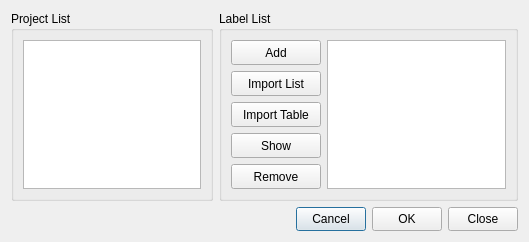
<?xml version="1.0" encoding="UTF-8"?>
<ui version="4.0">
 <class>LabelDialog</class>
 <widget class="QDialog" name="LabelDialog">
  <property name="geometry">
   <rect>
    <x>0</x>
    <y>0</y>
    <width>529</width>
    <height>237</height>
   </rect>
  </property>
  <property name="windowTitle">
   <string>Dialog</string>
  </property>
  <layout class="QGridLayout" name="gridLayout_7">
   <item row="0" column="0">
    <widget class="QGroupBox" name="projectgroupBox">
     <property name="title">
      <string>Project List</string>
     </property>
     <layout class="QGridLayout" name="gridLayout_4">
      <item row="0" column="0">
       <widget class="QListView" name="projectView">
        <property name="editTriggers">
         <set>QAbstractItemView::NoEditTriggers</set>
        </property>
        <property name="alternatingRowColors">
         <bool>true</bool>
        </property>
       </widget>
      </item>
     </layout>
    </widget>
   </item>
   <item row="1" column="0" colspan="2">
    <layout class="QGridLayout" name="gridLayout_2">
     <item row="0" column="2">
      <widget class="QPushButton" name="cancelButton">
       <property name="minimumSize">
        <size>
         <width>60</width>
         <height>24</height>
        </size>
       </property>
       <property name="maximumSize">
        <size>
         <width>70</width>
         <height>24</height>
        </size>
       </property>
       <property name="text">
        <string>Cancel</string>
       </property>
      </widget>
     </item>
     <item row="0" column="4">
      <widget class="QPushButton" name="closeButton">
       <property name="minimumSize">
        <size>
         <width>70</width>
         <height>24</height>
        </size>
       </property>
       <property name="maximumSize">
        <size>
         <width>70</width>
         <height>24</height>
        </size>
       </property>
       <property name="text">
        <string>Close</string>
       </property>
      </widget>
     </item>
     <item row="0" column="0">
      <spacer name="horizontalSpacer">
       <property name="orientation">
        <enum>Qt::Horizontal</enum>
       </property>
       <property name="sizeHint" stdset="0">
        <size>
         <width>47</width>
         <height>20</height>
        </size>
       </property>
      </spacer>
     </item>
     <item row="0" column="3">
      <widget class="QPushButton" name="okButton">
       <property name="minimumSize">
        <size>
         <width>70</width>
         <height>24</height>
        </size>
       </property>
       <property name="maximumSize">
        <size>
         <width>70</width>
         <height>24</height>
        </size>
       </property>
       <property name="text">
        <string>OK</string>
       </property>
      </widget>
     </item>
    </layout>
   </item>
   <item row="0" column="1">
    <widget class="QGroupBox" name="labelgroupBox">
     <property name="title">
      <string>Label List</string>
     </property>
     <layout class="QGridLayout" name="gridLayout">
      <item row="0" column="0">
       <widget class="QPushButton" name="addButton">
        <property name="minimumSize">
         <size>
          <width>90</width>
          <height>25</height>
         </size>
        </property>
        <property name="maximumSize">
         <size>
          <width>90</width>
          <height>24</height>
         </size>
        </property>
        <property name="text">
         <string>Add</string>
        </property>
       </widget>
      </item>
      <item row="0" column="1" rowspan="5">
       <widget class="QListView" name="labelView">
        <property name="editTriggers">
         <set>QAbstractItemView::NoEditTriggers</set>
        </property>
        <property name="alternatingRowColors">
         <bool>true</bool>
        </property>
       </widget>
      </item>
      <item row="1" column="0">
       <widget class="QPushButton" name="importlistButton">
        <property name="sizePolicy">
         <sizepolicy hsizetype="Minimum" vsizetype="Fixed">
          <horstretch>85</horstretch>
          <verstretch>24</verstretch>
         </sizepolicy>
        </property>
        <property name="minimumSize">
         <size>
          <width>90</width>
          <height>25</height>
         </size>
        </property>
        <property name="maximumSize">
         <size>
          <width>90</width>
          <height>24</height>
         </size>
        </property>
        <property name="text">
         <string>Import List</string>
        </property>
       </widget>
      </item>
      <item row="2" column="0">
       <widget class="QPushButton" name="importtabButton">
        <property name="minimumSize">
         <size>
          <width>90</width>
          <height>25</height>
         </size>
        </property>
        <property name="maximumSize">
         <size>
          <width>90</width>
          <height>24</height>
         </size>
        </property>
        <property name="text">
         <string>Import Table</string>
        </property>
       </widget>
      </item>
      <item row="3" column="0">
       <widget class="QPushButton" name="showButton">
        <property name="minimumSize">
         <size>
          <width>90</width>
          <height>25</height>
         </size>
        </property>
        <property name="maximumSize">
         <size>
          <width>90</width>
          <height>24</height>
         </size>
        </property>
        <property name="text">
         <string>Show</string>
        </property>
       </widget>
      </item>
      <item row="4" column="0">
       <widget class="QPushButton" name="removeButton">
        <property name="minimumSize">
         <size>
          <width>90</width>
          <height>25</height>
         </size>
        </property>
        <property name="maximumSize">
         <size>
          <width>90</width>
          <height>24</height>
         </size>
        </property>
        <property name="text">
         <string>Remove</string>
        </property>
       </widget>
      </item>
      <item row="5" column="0">
       <spacer name="verticalSpacer">
        <property name="orientation">
         <enum>Qt::Vertical</enum>
        </property>
        <property name="sizeHint" stdset="0">
         <size>
          <width>20</width>
          <height>14</height>
         </size>
        </property>
       </spacer>
      </item>
     </layout>
     <zorder>labelView</zorder>
     <zorder></zorder>
    </widget>
   </item>
  </layout>
  <zorder>labelgroupBox</zorder>
  <zorder>projectgroupBox</zorder>
 </widget>
 <resources/>
 <connections/>
</ui>
